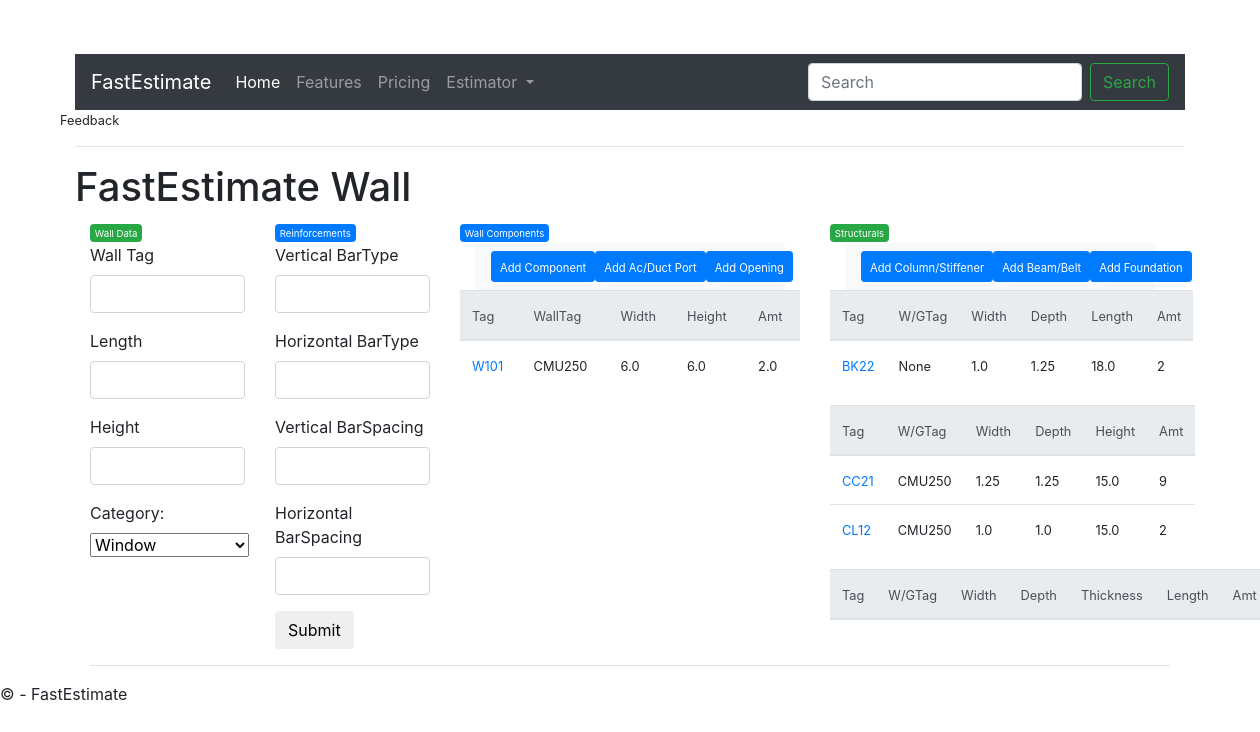
The page /getwall on the database as committed earlier.
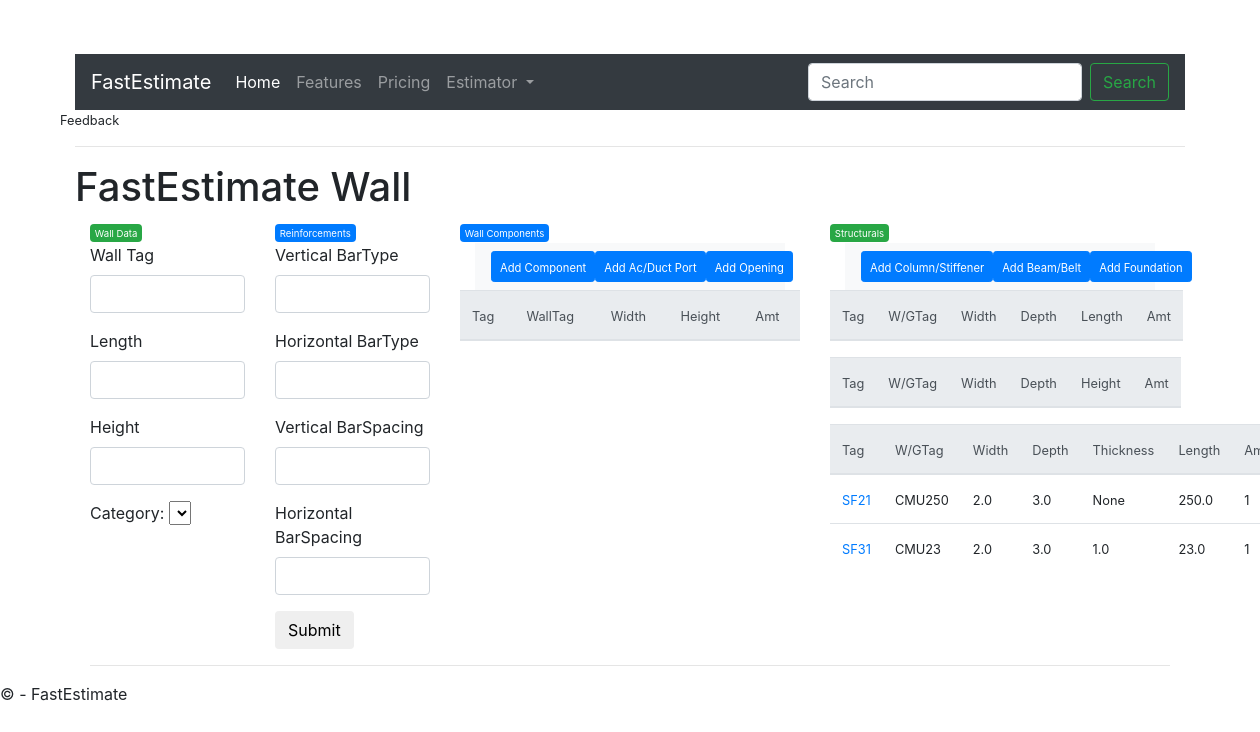
The same page on the database as committed later.
### main/index/models.py (models this page shows, shortened)
class Opening(db.Model):
    id = db.Column(db.Integer, primary_key=True)
    wall_tag = db.Column(db.String(10))
    wall_id = db.Column(db.Integer, db.ForeignKey('wall.id'))
    wall = db.relationship('Wall', backref=db.backref('walls', lazy='dynamic'))
    tag = db.Column(db.String(8))
    width = db.Column(db.Float)
    height = db.Column(db.Float)
    amount = db.Column(db.Float)
    category_id = db.Column(db.Integer, db.ForeignKey('category.id'))
    category = db.relationship('Category', backref=db.backref('estimates', lazy=True))
    timestamp = db.Column(db.String, default=time.ctime())

class Beam(db.Model):
    id = db.Column(db.Integer, primary_key=True)
    tag = db.Column(db.String, unique=True)
    wg_tag = db.Column(db.String(10))
    category_id = db.Column(db.Integer, db.ForeignKey('category.id'))
    category = db.relationship('Category', backref=db.backref('beam', lazy=True))
    width = db.Column(db.Float)
    depth = db.Column(db.Float)
    length = db.Column(db.Float)
    amount = db.Column(db.Integer)
    top_bar_type = db.Column(db.String(20))
    mid_bar_type = db.Column(db.String(20))
    bot_bar_type = db.Column(db.String(20))
    stir_bar_type = db.Column(db.String(20))
    top_bar_amt = db.Column(db.Integer)
    mid_bar_amt = db.Column(db.Integer)
    bot_bar_amt = db.Column(db.Integer)
    stir_spacing = db.Column(db.Float)
    timestamp = db.Column(db.String, default=time.ctime())

class Column(db.Model):
    id = db.Column(db.Integer, primary_key=True)
    tag = db.Column(db.String, unique=True)
    wg_tag = db.Column(db.String(10))
    category_id = db.Column(db.Integer, db.ForeignKey('category.id'))
    category = db.relationship('Category', backref=db.backref('column', lazy=True))
    width = db.Column(db.Float)
    depth = db.Column(db.Float)
    height = db.Column(db.Float)
    amount = db.Column(db.Integer)
    main_bar_type = db.Column(db.String(20))
    composite_bar_type = db.Column(db.String(20))
    stir_bar_type = db.Column(db.String(20))
    main_bar_amt = db.Column(db.Integer)
    composite_bar_amt = db.Column(db.Integer)
    stir_spacing = db.Column(db.Float)
    timestamp = db.Column(db.String, default=time.ctime())

class Foundation(db.Model):
    id = db.Column(db.Integer, primary_key=True)
    tag = db.Column(db.String, unique=True)
    wg_tag = db.Column(db.String(10))
    category_id = db.Column(db.Integer, db.ForeignKey('category.id'))
    category = db.relationship('Category', backref=db.backref('foundation', lazy=True))
    width = db.Column(db.Float)
    depth = db.Column(db.Float)
    thickness = db.Column(db.Float)
    length = db.Column(db.Float)
    amount = db.Column(db.Integer)
    top_bar_type = db.Column(db.String(20))
    mid_bar_type = db.Column(db.String(20))
    bot_bar_type = db.Column(db.String(20))
    stir_bar_type = db.Column(db.String(20))
    top_bar_amt = db.Column(db.Integer)
    mid_bar_amt = db.Column(db.Integer)
    bot_bar_amt = db.Column(db.Integer)
    stir_spacing = db.Column(db.Float)
    timestamp = db.Column(db.String, default=time.ctime())

### main/index/views.py (the view)
@index.route('/getwall', methods=['GET', 'POST'])
def getwall():
    categories = [(c.id, c.name) for c in Category.query.all()]
    c_form = ColumnEntryForm(request.form)
    f_form = FoundationEntryForm(request.form)
    o_form = OpeningForm(request.form)
    sb_form = BeamEntryForm(request.form)
    w_form = WallEntryForm(request.form)
    c_form.category.choices = categories
    f_form.category.choices = categories
    o_form.category.choices = categories
    sb_form.category.choices = categories
    w_form.category.choices = categories
    return render_template('wall_index.html',
    title='FastEstimate Wall',
    beam_form=sb_form,
    column_form=c_form,
    foundation_form=f_form,
    opening_form=o_form,
    wall_form=w_form,
    beams=Beam.query.all(),
    columns=Column.query.all(),
    foundations=Foundation.query.all(),
    openings=Opening.query.all(),
    walls=Wall.query.all()
    )

### main/index/forms.py
class ColumnEntryForm(FlaskForm):
    tag = TextField('Column Tag', validators=[InputRequired()], render_kw={'autofocus':True})
    wg_tag = TextField('Wall/Grid Tag')
    category = SelectField('Category', coerce=int)
    width = DecimalField('Width')
    depth = DecimalField('Depth')
    height = DecimalField('Height')
    amount = DecimalField('Amount')
    main_bar_type = TextField('Main BarType')
    composite_bar_type = TextField('Composite BarType')
    stir_bar_type = TextField('Stirrup BarType')
    main_bar_amt = TextField('Amount MainBar')
    composite_bar_amt = TextField('Amount CompositeBar')
    stir_spacing = DecimalField('Stirrup Spacing')

class FoundationEntryForm(FlaskForm):
    tag = TextField('Foundation Tag', validators=[InputRequired()], render_kw={'autofocus':True})
    wg_tag = TextField('Wall Tag')
    category = SelectField('Category', coerce=int)
    width = DecimalField('Width')
    depth = DecimalField('Depth')
    thickness = DecimalField('Thickness')
    length = DecimalField('Length')
    amount = DecimalField('Amount')
    top_bar_type = TextField('Top BarType')
    mid_bar_type = TextField('Mid BarType')
    bot_bar_type = TextField('Botton BarType')
    stir_bar_type = TextField('Stirrup BarType')
    top_bar_amt = TextField('Amount TopBar')
    mid_bar_amt = TextField('Amount MidBar')
    bot_bar_amt = TextField('Amount BottomBar')
    stir_spacing = DecimalField('Stirrup Spacing')

### main/templates/wall_index.html (shortened to what this page needs)
{% extends 'dashboard_layout.html' %}
{% block content %}
    <h1>{{ title }}</h1>
<div class="container" id="main-c">
    <div class="row justify-content-md-center" id="r-1">
         <div class="col-2" id="c-1"><span class="badge badge-success"> <small>Wall Data</small></span>
            <form
        class="form-horizontal" method="POST" action="{{ url_for('index.wall_result') }}" role="form">
            <div class="form-group">{{ wall_form.tag.label }}{{ wall_form.tag(class_="form-control") }}</div>
            <div class="form-group">{{ wall_form.length.label }}{{  wall_form.length(class_="form-control") }}</div>
            <div class="form-group">{{ wall_form.height.label }}{{ wall_form.height(class_="form-control") }}</div>
            <div class="form-group">{{ wall_form.category.label }}: {{ wall_form.category() }}</div>
        </div id="c-1">
<div class="col-2"><span class="badge badge-primary"><small>Reinforcements</small></span>
<div class="form-group">{{ wall_form.v_bar_type.label }}{{ wall_form.v_bar_type(class_="form-control") }}</div>
<div class="form-group">{{ wall_form.h_bar_type.label }}{{ wall_form.h_bar_type(class_="form-control") }}</div>
<div class="form-group">{{ wall_form.v_bar_spacing.label }}{{ wall_form.v_bar_spacing(class_="form-control") }}</div>
<div class="form-group">{{ wall_form.h_bar_spacing.label }}{{ wall_form.h_bar_spacing(class_="form-control") }}</div>
<button type="submit" class="btn btn-default">Submit</button>
</div>
<div class="col-4"><span class="badge badge-primary"><small>Wall Components</small></span>
    <div class="container">
            <nav class="navbar navbar-expand-lg navbar-light bg-light">
                  <div class="collapse navbar-collapse" id="navbarNav">
                    <ul class="navbar-nav">
                      <li class="nav-item active">
                            <button type="button" class="btn btn-primary btn-sm" data-toggle="modal" data-target="#">
                                    <small>Add Component</small>
                                  </button>
                      </li>
                      <li class="nav-item">
                            <button type="button" class="btn btn-primary btn-sm" data-toggle="modal" data-target="#">
                                    <small>Add Ac/Duct Port</small>
                                  </button>
                          </li>
                      <li class="nav-item">
                            <button type="button" class="btn btn-primary btn-sm" data-toggle="modal" data-target="#exampleModalCenter">
                                    <small>Add Opening</small>
                                  </button>
                      </li>
                    </ul>
                </div>
            </nav>
          </div>
  <div class="top-pad">
        <table class="table" id="openings">
                <thead class="thead-light">
                  <tr>
                    <th scope="col"><small>Tag</small></th>
                    <th scope="col"><small>WallTag</small></th>
                    <th scope="col"><small>Width</small></th>
                    <th scope="col"><small>Height</small></th>
                    <th scope="col"><small>Amt</small></th>
                  </tr>
                </thead>
                <tbody>
                    {% for opening in openings %}
                     <tr>
                        <td><a href="#"><small>{{ opening.tag }}</small></a></td>
                        <td><small>{{ opening.wall_tag }}</small></td>
                        <td><small>{{ opening.width }}</small></td>
                        <td><small>{{ opening.height }}</small></td>
                        <td><small>{{ opening.amount }}</small></td>
                    </tr>
                    {% endfor %}
                </tbody>
            </table>
    </div>
    </div>
<div class="col-4"><span class="badge badge-success"><small>Structurals</small></span>
  <div class="container">
      <nav class="navbar navbar-expand-lg navbar-light bg-light">
            <div class="collapse navbar-collapse" id="navbarNav">
              <ul class="navbar-nav">
                <li class="nav-item active">
                      <button type="button" class="btn btn-primary btn-sm" data-toggle="modal" data-target="#addcolumnModalCenter">
                              <small>Add Column/Stiffener</small>
                            </button>
                </li>
                <li class="nav-item">
                      <button type="button" class="btn btn-primary btn-sm" data-toggle="modal" data-target="#addbeamModalCenter">
                              <small>Add Beam/Belt</small>
                            </button>
                    </li>
                <li class="nav-item">
                      <button type="button" class="btn btn-primary btn-sm" data-toggle="modal" data-target="#addfoundationModalCenter">
                              <small>Add Foundation</small>
                            </button>
                </li>
              </ul>
          </div>
      </nav>
    </div>
  <div class="top-pad">
      <table class="table" id="beams">
              <thead class="thead-light">
                <tr>
                  <th scope="col"><small>Tag</small></th>
                  <th scope="col"><small>W/GTag</small></th>
                  <th scope="col"><small>Width</small></th>
                  <th scope="col"><small>Depth</small></th>
                  <th scope="col"><small>Length</small></th>
                  <th scope="col"><small>Amt</small></th>
                </tr>
              </thead>
              <tbody>
                  {% for beam in beams %}
                   <tr>
                      <td><a href="#"><small>{{ beam.tag }}</small></a></td>
                      <td><small>{{ beam.wg_tag }}</small></td>
                      <td><small>{{ beam.width }}</small></td>
                      <td><small>{{ beam.depth }}</small></td>
                      <td><small>{{ beam.length }}</small></td>
                      <td><small>{{ beam.amount }}</small></td>
                  </tr>
                  {% endfor %}
              </tbody>
          </table>
  </div>
  <div class="top-pad">
      <table class="table" id="columns">
              <thead class="thead-light">
                <tr>
                  <th scope="col"><small>Tag</small></th>
                  <th scope="col"><small>W/GTag</small></th>
                  <th scope="col"><small>Width</small></th>
                  <th scope="col"><small>Depth</small></th>
                  <th scope="col"><small>Height</small></th>
                  <th scope="col"><small>Amt</small></th>
                </tr>
              </thead>
              <tbody>
                  {% for column in columns %}
                   <tr>
                      <td><a href="#"><small>{{ column.tag }}</small></a></td>
                      <td><small>{{ column.wg_tag }}</small></td>
                      <td><small>{{ column.width }}</small></td>
                      <td><small>{{ column.depth }}</small></td>
                      <td><small>{{ column.height }}</small></td>
                      <td><small>{{ column.amount }}</small></td>
                  </tr>
                  {% endfor %}
              </tbody>
          </table>
  </div>
  <div class="top-pad">
      <table class="table" id="columns">
              <thead class="thead-light">
                <tr>
                  <th scope="col"><small>Tag</small></th>
                  <th scope="col"><small>W/GTag</small></th>
                  <th scope="col"><small>Width</small></th>
                  <th scope="col"><small>Depth</small></th>
                  <th scope="col"><small>Thickness</small></th>
                  <th scope="col"><small>Length</small></th>
                  <th scope="col"><small>Amt</small></th>
                </tr>
              </thead>
              <tbody>
                  {% for foundation in foundations %}
                   <tr>
                      <td><a href="#"><small>{{ foundation.tag }}</small></a></td>
                      <td><small>{{ foundation.wg_tag }}</small></td>
                      <td><small>{{ foundation.width }}</small></td>
                      <td><small>{{ foundation.depth }}</small></td>
                      <td><small>{{ foundation.thickness }}</small></td>
                      <td><small>{{ foundation.length }}</small></td>
                      <td><small>{{ foundation.amount }}</small></td>
                  </tr>
                  {% endfor %}
              </tbody>
          </table>
  </div>
</div>
</div>
{% endblock %}

### main/templates/dashboard_layout.html (shortened to what this page needs)
<!DOCTYPE html>
<html>
<head>
    <link rel="stylesheet" type="text/css" href="/static/scripts/css/bootstrap.min.css" />
    <link rel="stylesheet" type="text/css" href="/static/scripts/css/site.css" />
</head>
<body>
    <div class="container mt-1">
    <nav class="navbar navbar-expand-lg navbar-dark bg-dark mt-1">
  <a class="navbar-brand" href="#">FastEstimate</a>
  <div class="collapse navbar-collapse" id="navbarNavDropdown">
    <ul class="navbar-nav">
      <li class="nav-item active">
        <a class="nav-link" href="{{ url_for('index.home') }}">Home <span class="sr-only">(current)</span></a>
      </li>
      <li class="nav-item">
        <a class="nav-link" href="#">Features</a>
      </li>
      <li class="nav-item">
        <a class="nav-link" href="#">Pricing</a>
      </li>
      <li class="nav-item dropdown">
        <a class="nav-link dropdown-toggle" href="#" id="navbarDropdownMenuLink" role="button" data-toggle="dropdown" aria-haspopup="true" aria-expanded="false">
          Estimator
        </a>
      </li>
    </ul>
  </div>
  <form class="form-inline">
        <input class="form-control mr-sm-2" type="search" placeholder="Search" aria-label="Search">
        <button class="btn btn-outline-success my-2 my-sm-0" type="submit">Search</button>
    </form>
</nav>
     </div>
        <main role="main" class="container body-content">
        <div class="row">
            <div class="col-md-6">
        </div>
        <div class="col-md-6"></div>
        <small>Feedback</small>
        </div>
    <hr />
    {% block content %}{% endblock %}
    <hr />
    </main>
        <footer>
            <p>&copy; {{ year }} - FastEstimate </p>
        </footer>
</body>
</html>

### main/static/scripts/css/site.css (style rules this page uses)
body { padding-top: 50px; padding-bottom: 20px; }
.body-content { padding-left: 15px; padding-right: 15px; }
input, select, textarea { max-width: 280px; }

Rows that differ between the two databases and show on the page:
removed Opening: tag "W101", wall_tag "CMU250", width "6.0", height "6.0", amount "2.0"
removed Beam: tag "BK22", wg_tag "None", width "1.0", depth "1.25", length "18.0", amount "2"
removed Column: tag "CC21", wg_tag "CMU250", width "1.25", depth "1.25", height "15.0", amount "9"
removed Column: tag "CL12", wg_tag "CMU250", width "1.0", depth "1.0", height "15.0", amount "2"
added Foundation: tag "SF21", wg_tag "CMU250", width "2.0", depth "3.0", thickness "None", length "250.0", amount "1"
added Foundation: tag "SF31", wg_tag "CMU23", width "2.0", depth "3.0", thickness "1.0", length "23.0", amount "1"
Other text that changed with them:
form field category: "Window" → (not shown)
